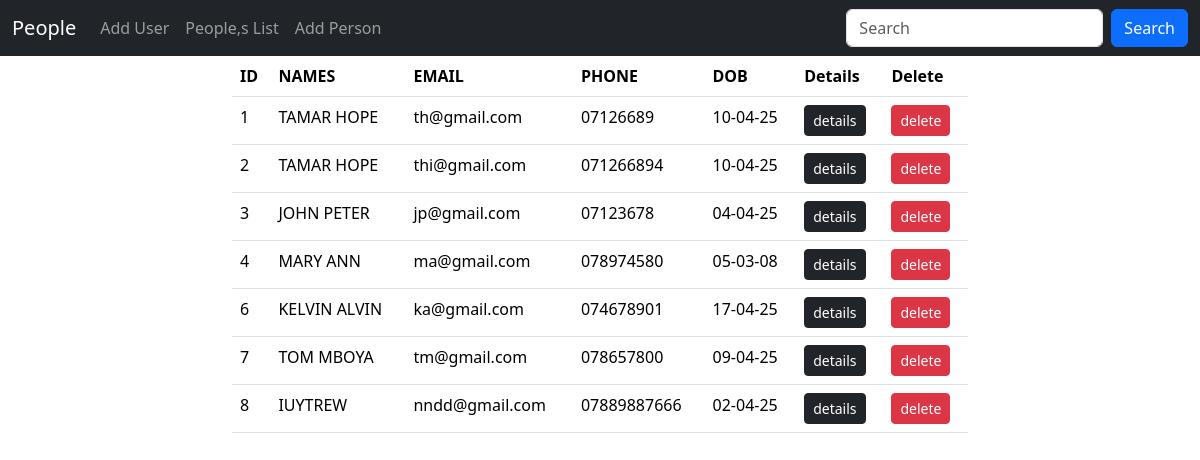
The app's page /people, older data.
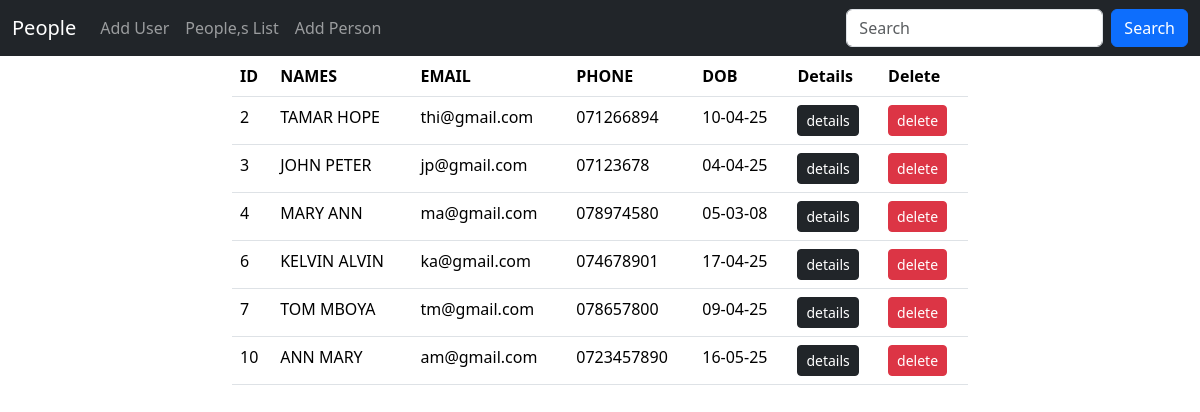
The same page, newer data.
### app/models.py (models this page shows)
class Person(models.Model):
    id = models.AutoField(primary_key=True)
    name = models.CharField(max_length=50)
    phone = models.CharField(max_length=20,unique=True)
    email = models.EmailField(max_length=50, unique=True)
    dob = models.DateField()
    weight = models.IntegerField(default=50)
    height = models.FloatField(default=1.6)
    gender = models.CharField(max_length=50, default='male')
    class Meta:
        db_table = 'person'

### app/views.py (the view)
# urls.py: path('people', views.people, name='people-page'),
def people(request):
    data = Person.objects.all()
    return render(request,'list.html',{'data':data})

### templates/list.html (shortened to what this page needs)
{% extends 'master.html' %}
{% block content %}
<div class="container">
    <div class="row justify-content-center">
        <div class="col-sm-8">
            <table class="table" id="table">
                <thead>
                <tr>
                    <th>ID</th>
                    <th>NAMES</th>
                    <th>EMAIL</th>
                    <th>PHONE</th>
                    <th>DOB</th>
                    <th>Details</th>
                    <th>Delete</th>
                </tr>
                </thead>
                <tbody>
                {% for person in data %}
                    <tr>
                        <td>{{ person.id }}</td>
                        <td>{{ person.name | upper}}</td>
                        <td>{{ person.email | lower}}</td>
                        <td>{{ person.phone }}</td>
                        <td>{{ person.dob | date:"d-m-y" }}</td>
                    <td>
                        <a href="details/{{ person.id }}" class="btn btn-sm btn-dark">details</a>
                    </td>
                    <td>
                        <a href="delete/{{ person.id }}" class="btn btn-sm btn-danger">delete</a>
                    </td>
                    </tr>
                {% endfor %}
                </tbody>
            </table>
        </div>
    </div>
</div>
{% endblock %}

### templates/master.html (shortened to what this page needs)
<!DOCTYPE html>
<html lang="en">
<head>
    <link href="https://cdn.jsdelivr.net/npm/bootstrap@5.3.3/dist/css/bootstrap.min.css" rel="stylesheet">
    <link rel="stylesheet" href="https://cdn.datatables.net/2.2.2/css/dataTables.dataTables.min.css">
</head>
<body>
 <nav class="navbar navbar-expand-sm navbar-dark bg-dark">
  <div class="container-fluid">
    <a class="navbar-brand" href="javascript:void(0)">People</a>
    <div class="collapse navbar-collapse" id="mynavbar">
      <ul class="navbar-nav me-auto">
        <li class="nav-item">
          <a class="nav-link" href="{% url 'home-page' %}">Add User</a>
        </li>
        <li class="nav-item">
          <a class="nav-link" href="{% url 'people-page' %}">People,s List</a>
          <li class="nav-item">
          <a class="nav-link" href="{% url 'add-person-page' %}">Add Person</a>
        </li>
      </ul>
      <form class="d-flex">
        <input class="form-control me-2" type="text" placeholder="Search">
        <button class="btn btn-primary" type="button">Search</button>
      </form>
    </div>
  </div>
</nav>
 {% block content %}
 {% endblock %}
</body>
</html>

Row changes from the older to the newer data that the page shows:
removed Person: id "1", name "TAMAR HOPE", email "th@gmail.com", phone "07126689", dob "10-04-25"
removed Person: id "8", name "IUYTREW", email "nndd@gmail.com", phone "07889887666", dob "02-04-25"
added Person: id "10", name "ANN MARY", email "am@gmail.com", phone "0723457890", dob "16-05-25"
